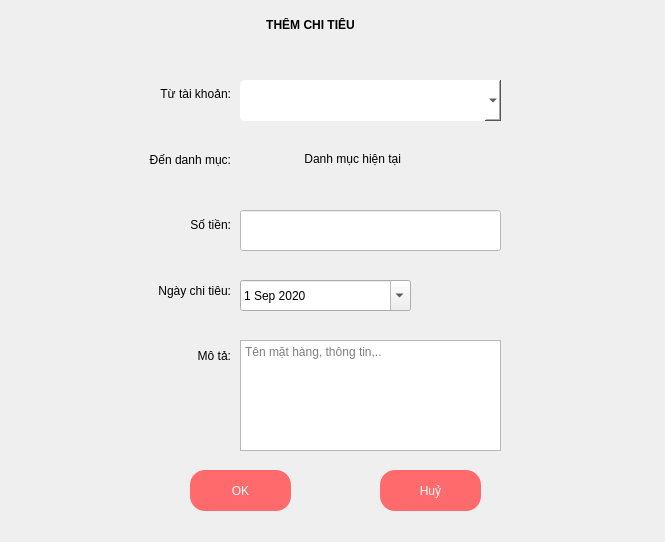
<?xml version="1.0" encoding="UTF-8"?>
<ui version="4.0">
 <class>ChiTieu</class>
 <widget class="QDialog" name="ChiTieu">
  <property name="geometry">
   <rect>
    <x>0</x>
    <y>0</y>
    <width>665</width>
    <height>542</height>
   </rect>
  </property>
  <property name="windowTitle">
   <string>Dialog</string>
  </property>
  <property name="styleSheet">
   <string notr="true">QPushButton:hover:!pressed
{
  	border: 4px solid white;
}</string>
  </property>
  <widget class="QLabel" name="label_DenDanhMucHienTai">
   <property name="geometry">
    <rect>
     <x>240</x>
     <y>130</y>
     <width>161</width>
     <height>59</height>
    </rect>
   </property>
   <property name="styleSheet">
    <string notr="true">font: 75 15pt &quot;Segoe UI&quot;;</string>
   </property>
   <property name="text">
    <string>&lt;html&gt;&lt;head/&gt;&lt;body&gt;&lt;p align=&quot;right&quot;&gt;Danh mục hiện tại&lt;/p&gt;&lt;/body&gt;&lt;/html&gt;</string>
   </property>
  </widget>
  <widget class="QLineEdit" name="lineEdit_SoTien">
   <property name="geometry">
    <rect>
     <x>240</x>
     <y>210</y>
     <width>261</width>
     <height>41</height>
    </rect>
   </property>
   <property name="styleSheet">
    <string notr="true">font: 16pt &quot;Segoe UI&quot;;
background-color: rgb(255, 255, 255);</string>
   </property>
  </widget>
  <widget class="QComboBox" name="comboBox_TuTaiKhoan">
   <property name="geometry">
    <rect>
     <x>240</x>
     <y>80</y>
     <width>261</width>
     <height>41</height>
    </rect>
   </property>
   <property name="styleSheet">
    <string notr="true">border-radius: 5px;
color: rgb(0, 0, 0);
background-color: rgb(255, 255, 255);
font: 75 14pt &quot;Segoe UI&quot;;</string>
   </property>
  </widget>
  <widget class="QDateEdit" name="dateEdit">
   <property name="geometry">
    <rect>
     <x>240</x>
     <y>280</y>
     <width>171</width>
     <height>31</height>
    </rect>
   </property>
   <property name="styleSheet">
    <string notr="true">font: 75 18pt &quot;Segoe UI&quot;;</string>
   </property>
   <property name="alignment">
    <set>Qt::AlignLeading|Qt::AlignLeft|Qt::AlignVCenter</set>
   </property>
   <property name="currentSection">
    <enum>QDateTimeEdit::DaySection</enum>
   </property>
   <property name="calendarPopup">
    <bool>true</bool>
   </property>
   <property name="timeSpec">
    <enum>Qt::LocalTime</enum>
   </property>
   <property name="date">
    <date>
     <year>2020</year>
     <month>9</month>
     <day>1</day>
    </date>
   </property>
  </widget>
  <widget class="QTextEdit" name="textEdit_MoTa">
   <property name="geometry">
    <rect>
     <x>240</x>
     <y>340</y>
     <width>261</width>
     <height>111</height>
    </rect>
   </property>
   <property name="styleSheet">
    <string notr="true">font: 14pt &quot;Segoe UI&quot;;</string>
   </property>
   <property name="placeholderText">
    <string>Tên mặt hàng, thông tin,..</string>
   </property>
  </widget>
  <widget class="QLabel" name="label_ThemChiTieu">
   <property name="geometry">
    <rect>
     <x>170</x>
     <y>0</y>
     <width>281</width>
     <height>51</height>
    </rect>
   </property>
   <property name="styleSheet">
    <string notr="true">font: 75 20pt &quot;Segoe UI&quot;;
color: rgb(0, 0, 0);</string>
   </property>
   <property name="text">
    <string>&lt;html&gt;&lt;head/&gt;&lt;body&gt;&lt;p align=&quot;center&quot;&gt;&lt;span style=&quot; font-weight:600;&quot;&gt;THÊM CHI TIÊU&lt;/span&gt;&lt;/p&gt;&lt;/body&gt;&lt;/html&gt;</string>
   </property>
   <property name="textFormat">
    <enum>Qt::RichText</enum>
   </property>
  </widget>
  <widget class="QPushButton" name="btn_OK">
   <property name="geometry">
    <rect>
     <x>190</x>
     <y>470</y>
     <width>101</width>
     <height>41</height>
    </rect>
   </property>
   <property name="styleSheet">
    <string notr="true">border-radius: 15px;
color: rgb(255, 255, 255);
background-color: rgb(255, 106, 108);
font: 75 15pt &quot;MS Shell Dlg 2&quot;;</string>
   </property>
   <property name="text">
    <string>OK</string>
   </property>
  </widget>
  <widget class="QPushButton" name="btn_Huy">
   <property name="geometry">
    <rect>
     <x>380</x>
     <y>470</y>
     <width>101</width>
     <height>41</height>
    </rect>
   </property>
   <property name="styleSheet">
    <string notr="true">border-radius: 15px;
color: rgb(255, 255, 255);
background-color: rgb(255, 106, 108);
font: 75 15pt &quot;MS Shell Dlg 2&quot;;</string>
   </property>
   <property name="text">
    <string>Huỷ</string>
   </property>
  </widget>
  <widget class="QWidget" name="layoutWidget">
   <property name="geometry">
    <rect>
     <x>0</x>
     <y>65</y>
     <width>231</width>
     <height>321</height>
    </rect>
   </property>
   <layout class="QVBoxLayout" name="verticalLayout">
    <item>
     <widget class="QLabel" name="label_TuTaiKhoan">
      <property name="styleSheet">
       <string notr="true">font: 75 15pt &quot;Segoe UI&quot;;</string>
      </property>
      <property name="text">
       <string>&lt;html&gt;&lt;head/&gt;&lt;body&gt;&lt;p align=&quot;right&quot;&gt;Từ tài khoản:&lt;/p&gt;&lt;/body&gt;&lt;/html&gt;</string>
      </property>
     </widget>
    </item>
    <item>
     <widget class="QLabel" name="label_DenDanhMuc">
      <property name="styleSheet">
       <string notr="true">font: 75 15pt &quot;Segoe UI&quot;;</string>
      </property>
      <property name="text">
       <string>&lt;html&gt;&lt;head/&gt;&lt;body&gt;&lt;p align=&quot;right&quot;&gt;Đến danh mục:&lt;/p&gt;&lt;/body&gt;&lt;/html&gt;</string>
      </property>
     </widget>
    </item>
    <item>
     <widget class="QLabel" name="label_SoTien">
      <property name="styleSheet">
       <string notr="true">font: 75 15pt &quot;Segoe UI&quot;;</string>
      </property>
      <property name="text">
       <string>&lt;html&gt;&lt;head/&gt;&lt;body&gt;&lt;p align=&quot;right&quot;&gt;Số tiền:&lt;/p&gt;&lt;/body&gt;&lt;/html&gt;</string>
      </property>
     </widget>
    </item>
    <item>
     <widget class="QLabel" name="label_p4_TenTaiKhoan">
      <property name="styleSheet">
       <string notr="true">font: 75 15pt &quot;Segoe UI&quot;;</string>
      </property>
      <property name="text">
       <string>&lt;html&gt;&lt;head/&gt;&lt;body&gt;&lt;p align=&quot;right&quot;&gt;Ngày chi tiêu:&lt;/p&gt;&lt;/body&gt;&lt;/html&gt;</string>
      </property>
     </widget>
    </item>
    <item>
     <widget class="QLabel" name="label_p4_MoTa">
      <property name="styleSheet">
       <string notr="true">font: 75 15pt &quot;Segoe UI&quot;;</string>
      </property>
      <property name="text">
       <string>&lt;html&gt;&lt;head/&gt;&lt;body&gt;&lt;p align=&quot;right&quot;&gt;Mô tả:&lt;/p&gt;&lt;/body&gt;&lt;/html&gt;</string>
      </property>
     </widget>
    </item>
   </layout>
  </widget>
 </widget>
 <resources/>
 <connections/>
</ui>
